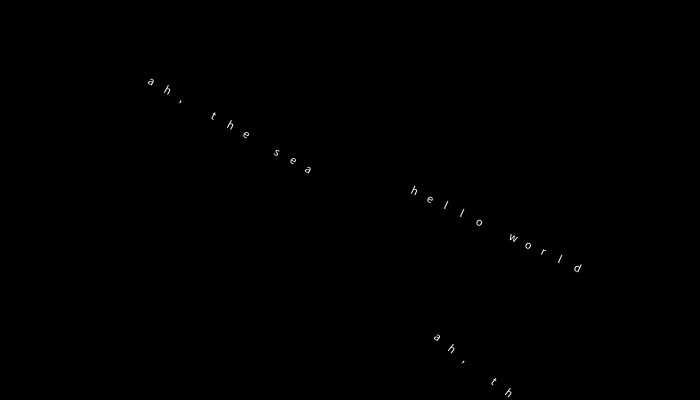
Frame 1 (no input)
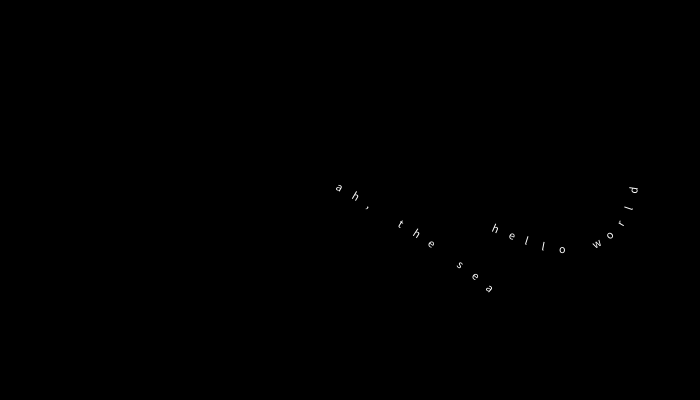
Frame 60 (the mouse pressed at the canvas centre just before this capture)
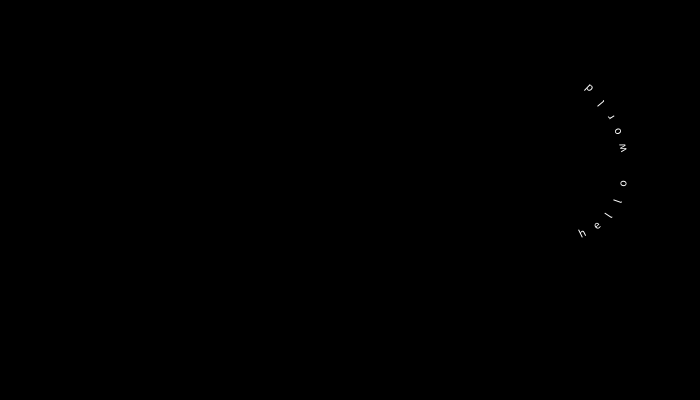
Frame 120 (the mouse held since frame 60 and released just before this capture)

The Processing sketch that drew these frames (run headless with seeded random() and noise(); from frame 60 on, the mouse is pressed at the canvas centre):

// Processing sketch: floatingwords
// ── floatingwords.pde

Segment seg;
Segment seg2;
Segment seg3;

void setup() {
  size(700, 400);
  strokeWeight(9);
  seg = new Segment('b',1, "hello world");
  seg2 = new Segment('g',1, "ah, the sea");
  seg3 = new Segment('g',0, "ah, the sea");


}

void draw() {
  background(0);

  doYourThing(seg);
   doYourThing2(seg2);
   doYourThing2(seg3);

}
class Segment{
  float[] xf;
  float[] yf;
float segLength;
char col;
float t;
char[] word;
   Segment(char col, int t, String w){
    this.xf = new float[w.length()];
    this.yf = new float[w.length()];
    this.segLength = 18;
    this.col = col;
    this.t = t;
    this.word = reverse(w.toCharArray());
   }
void getNextColour(float x){
  if(col == 'b'){
      stroke(color(10,200,map(x, 0, 640, 0, 255), 100));
  } else if (col == 'r'){
      stroke(color(map(x, 0, 640, 0, 255), 10,200,100));

  } else {
      stroke(color(10,map(x, 0, 640, 0, 255), 200,100));

  }
}
void dragSegment(int i, float xin, float yin) {
  float dx = xin - xf[i];
  float dy = yin - yf[i];
  float angle = atan2(dy, dx);  
  xf[i] = xin - cos(angle) * segLength;
  yf[i] = yin - sin(angle) * segLength;
  segment(xf[i], yf[i], angle, word[i]);
}

void segment(float xi, float yi, float a, char ch) {
  pushMatrix();
  translate(xi, yi);
  rotate(a);
  getNextColour(xi);
  //line(0, 0, segLength, 0);
  //ellipse(0,0,10,10);
  text(ch, 0, 0);
  popMatrix();
}
}
  
void doYourThing(Segment seg){
  float tx = map(sin(seg.t), -1, 1, 0, 640);
    float ty = map(cos(seg.t), -1, 1, 0, 360);

    seg.dragSegment(0, tx ,ty );

  seg.t += 0.01;
  for(int i=0; i<seg.xf.length-1; i++) {
    seg.dragSegment(i+1, seg.xf[i], seg.yf[i]);
  }
}
void doYourThing2(Segment seg){
  float tx = map(sin(seg.t), -1, 1, 0, 640);
    float ty = map(tan(seg.t), -1, 1, 0, 360);

    seg.dragSegment(0, tx ,ty );

  seg.t += 0.01;
  for(int i=0; i<seg.xf.length-1; i++) {
    seg.dragSegment(i+1, seg.xf[i], seg.yf[i]);
  }
}
